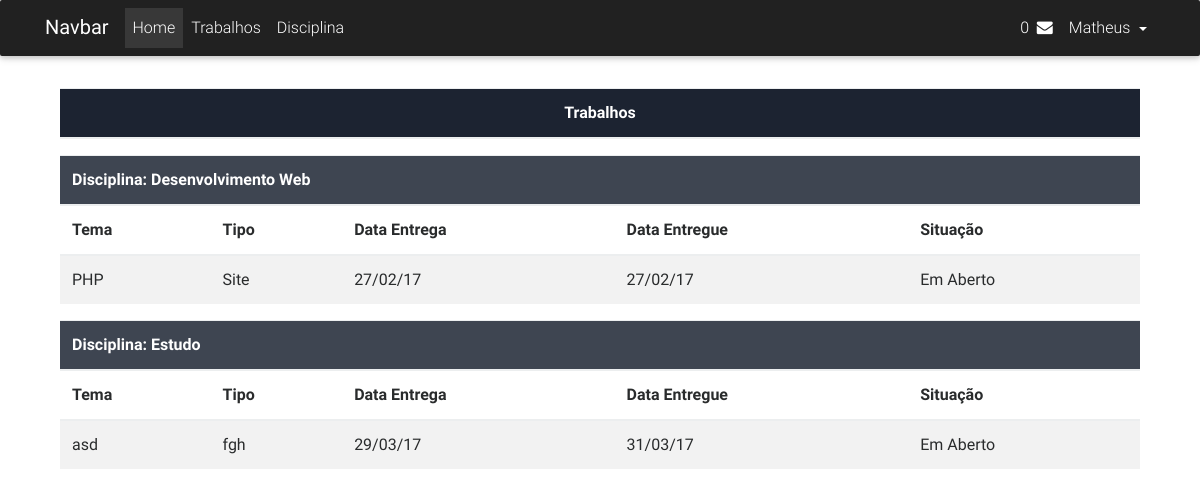
Page /reserva.php (signed in) on the committed database.
### tables this page shows
CREATE TABLE `tb_trabalho` (
  `cod_trabalho` int(11) NOT NULL,
  `cod_aluno` int(11) NOT NULL,
  `tipo` varchar(50) NOT NULL,
  `tema` varchar(50) NOT NULL,
  `disciplina` varchar(30) NOT NULL,
  `situacao` varchar(20) NOT NULL DEFAULT 'Em Aberto',
  `data_entrega` date NOT NULL,
  `data_entregue` date NOT NULL DEFAULT '0000-00-00'
);

### reserva.php (the view, shortened to what this page needs)
<?php
    if($_SESSION['slogin'] && $_SESSION['smatricula']){
        $matricula = $_SESSION['smatricula'];
    }else{
        unset($_SESSION['slogin']);
        unset($_SESSION['smatricula']);
        SESSION_DESTROY();
        header('Location: index.html');
    }
    include_once 'header.php';
    include_once 'nav.php';
    ?>
    <div class="container">
        <div class="col-md-12 mt-2">
            <?php
    $trabalhos = mysqli_query($conn, "SELECT * FROM tb_trabalho WHERE cod_aluno = '$matricula'");
    $linha = mysqli_num_rows($trabalhos);
    if($linha > 0){
    ?>
                <table class="table table-striped table-hover" cellspacing="0" cellpadding="0">
                    <thead class="mdb-color darken-4 white-text">
                        <tr>
                            <th colspan="4">
                                <center>Trabalhos</center>
                            </th>
                        </tr>
                    </thead>
                </table>
                <?php
                        $disciplina = mysqli_query($conn, "SELECT DISTINCT disciplina FROM tb_trabalho");
                        while($mostra_disc = mysqli_fetch_array($disciplina)){
                    ?>
                    <table class="table table-striped table-hover" cellspacing="0" cellpadding="0">
                        <thead>
                            <tr>
                                <th class="stylish-color-dark white-text" colspan="5"> Disciplina:
                                    <?php echo $disc = $mostra_disc['disciplina']; ?>
                                </th>
                            </tr>
                            <tr>
                                <th>Tema</th>
                                <th>Tipo</th>
                                <th>Data Entrega</th>
                                <th>Data Entregue</th>
                                <th>Situação</th>
                            </tr>
                        </thead>
                        <tbody>
                            <?php
                            $pesquisa_trab = mysqli_query($conn, "SELECT * FROM tb_trabalho WHERE disciplina = '$disc'");
                            while($mostra_trab = mysqli_fetch_array($pesquisa_trab)){
                        ?>
                                <tr>
                                    <td>
                                        <?php echo $mostra_trab['tema']; ?>
                                    </td>
                                    <td>
                                        <?php echo $mostra_trab['tipo']; ?>
                                    </td>
                                    <td>
                                        <?php echo date('d/m/y', strtotime($mostra_trab['data_entrega']));?>
                                    </td>
                                    <td>
                                        <?php echo date('d/m/y', strtotime($mostra_trab['data_entregue']));?>
                                    </td>
                                    <td>
                                        <?php echo $mostra_trab['situacao']; ?>
                                    </td>
                                </tr>
                                <?php }} ?>
                        </tbody>
                    </table>
                    <?php
    }else{
        echo "Não Existem Trabalhos Disponiveis";
    }
    ?>
        </div>
    </div>
    <?php
        include_once 'footer.php';
    ?>

### assets/css/style.css (style rules this page uses)
html, body, .view { height: 100%; }

### rows in the picture
tb_trabalho: tema "PHP", tipo "Site", data_entrega "27/02/17", data_entregue "27/02/17", situacao "Em Aberto"
tb_trabalho: tema "asd", tipo "fgh", data_entrega "29/03/17", data_entregue "31/03/17", situacao "Em Aberto"

### other values in the picture
$trabalhos "0"
$logado "Matheus"
$disc = $mostra_disc['disciplina'] "Desenvolvimento Web"
$disc = $mostra_disc['disciplina'] "Estudo"
